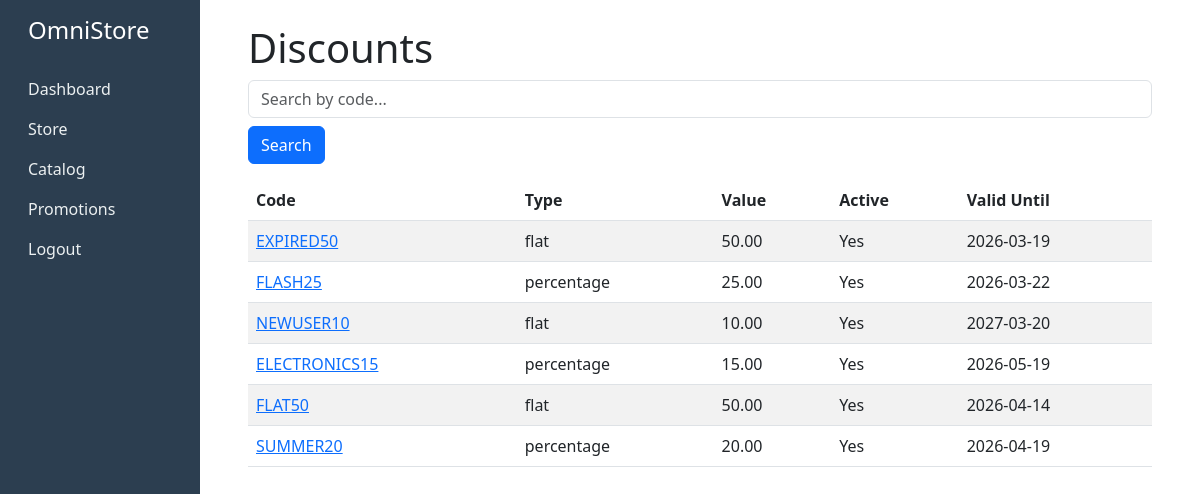
Page /promotions/discounts/ (signed in) on the committed database.
### promotions/models.py (models this page shows, shortened)
class Discount(models.Model):
    class DiscountType(models.TextChoices):
        PERCENTAGE = 'percentage', 'Percentage'
        FLAT = 'flat', 'Flat Amount'
    code = models.CharField(max_length=50, unique=True)
    discount_type = models.CharField(max_length=20, choices=DiscountType)
    value = models.DecimalField(max_digits=10, decimal_places=2)
    active_from = models.DateTimeField()
    active_until = models.DateTimeField()
    is_active = models.BooleanField(default=True)
    categories = models.ManyToManyField(
        Category,
        blank=True,
        related_name='discounts'
    )
    products = models.ManyToManyField(
        Product,
        blank=True,
        related_name='discounts'
    )
    usage_limit = models.IntegerField(
        null=True,
        blank=True,
        help_text='Maximum number of times this discount can be used'
    )
    usage_count = models.IntegerField(default=0)
    created_at = models.DateTimeField(auto_now_add=True)
    updated_at = models.DateTimeField(auto_now=True)

### promotions/views.py (the view)
# urls.py: path('discounts/', views.discount_list, name='discount_list'),
@login_required
def discount_list(request):
    query = request.GET.get('q', '')
    discounts = Discount.objects.all().order_by('-created_at')
    if query:
        discounts = discounts.filter(code__icontains=query).distinct()
    context = {'discounts': discounts, 'query': query}
    return render(request, 'promotions/discount_list.html', context)

### identity/models.py (called while the page is built)
    @property
    def is_admin(self):
        return self.role == self.Role.ADMIN

    @property
    def is_manager(self):
        return self.role == self.Role.MANAGER

    @property
    def is_staff_member(self):
        return self.role == self.Role.STAFF

### templates/promotions/discount_list.html (shortened to what this page needs)
{% extends 'base.html' %}
{% block content %}
<div class="p-4">
    <h1>Discounts</h1>
    <form method="get" class="mb-3">
        <input type="text" name="q" placeholder="Search by code..." value="{{ query }}" class="form-control">
        <button type="submit" class="btn btn-primary mt-2">Search</button>
    </form>
    <table class="table table-striped">
        <thead>
            <tr>
                <th>Code</th>
                <th>Type</th>
                <th>Value</th>
                <th>Active</th>
                <th>Valid Until</th>
            </tr>
        </thead>
        <tbody>
            {% for discount in discounts %}
            <tr>
                <td><a href="{% url 'promotions:discount_detail' discount.pk %}">{{ discount.code }}</a></td>
                <td>{{ discount.discount_type }}</td>
                <td>{{ discount.value }}</td>
                <td>{{ discount.is_active|yesno:"Yes,No" }}</td>
                <td>{{ discount.active_until|date:"Y-m-d" }}</td>
            </tr>
            {% empty %}
            <tr><td colspan="5">No discounts found.</td></tr>
            {% endfor %}
        </tbody>
    </table>
</div>
{% endblock %}

### rows in the picture
Discount: code "EXPIRED50", discount_type "flat", value "50.00", is_active "Yes", active_until "2026-03-19"
Discount: code "FLASH25", discount_type "percentage", value "25.00", is_active "Yes", active_until "2026-03-22"
Discount: code "NEWUSER10", discount_type "flat", value "10.00", is_active "Yes", active_until "2027-03-20"
Discount: code "ELECTRONICS15", discount_type "percentage", value "15.00", is_active "Yes", active_until "2026-05-19"
Discount: code "FLAT50", discount_type "flat", value "50.00", is_active "Yes", active_until "2026-04-14"
Discount: code "SUMMER20", discount_type "percentage", value "20.00", is_active "Yes", active_until "2026-04-19"
